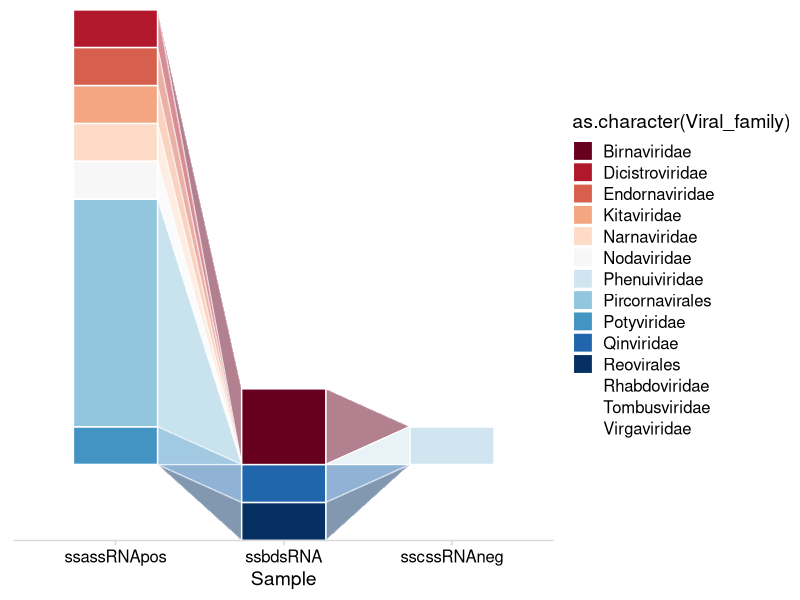

Write R code to recreate this figure.
library(tidyverse)
library(ggalluvial)

# Seus dados
data_bar <- data.frame(
  stringsAsFactors = FALSE,
  Viral_family = c("Tombusviridae", "Virgaviridae", "Potyviridae", "Dicistroviridae", 
                   "Narnaviridae", "Nodaviridae", "Kitaviridae", "Endornaviridae", "Pircornavirales",
                   "Rhabdoviridae","Phenuiviridae", "Birnaviridae", "Qinviridae", "Reovirales"),
  ssassRNApos = c(1,1,1,1,1,1,1,1,6,0,0,0,0,0),
  sscssRNAneg = c(0,0,0,0,0,0,0,0,0,2,1,0,0,0),
  ssbdsRNA = c(0,0,0,0,0,0,0,0,0,0,0,2,1,1)
)

# Melt dos dados para ter uma coluna para a amostra e uma coluna para a porcentagem
data_bar_melted <- data_bar %>%
  pivot_longer(cols = starts_with("ss"), names_to = "Sample", values_to = "Percentage") %>%
  mutate(perc = Percentage * 100 / sum(Percentage))

# Plot
data_bar_melted %>%
  ggplot(aes(y = perc, x = Sample, fill = as.character(Viral_family))) +
  geom_flow(aes(alluvium = Viral_family), alpha = .5, color = "white",
            curve_type = "linear", 
            width = .5) +
  geom_col(width = .5, color = "white") +
  scale_fill_brewer(palette = "RdBu")+
  scale_y_continuous(NULL, expand = c(0,0)) +
  cowplot::theme_minimal_hgrid() +
  theme(panel.grid.major = element_blank(), 
        axis.text.y = element_blank(), 
        axis.ticks.y = element_blank())
